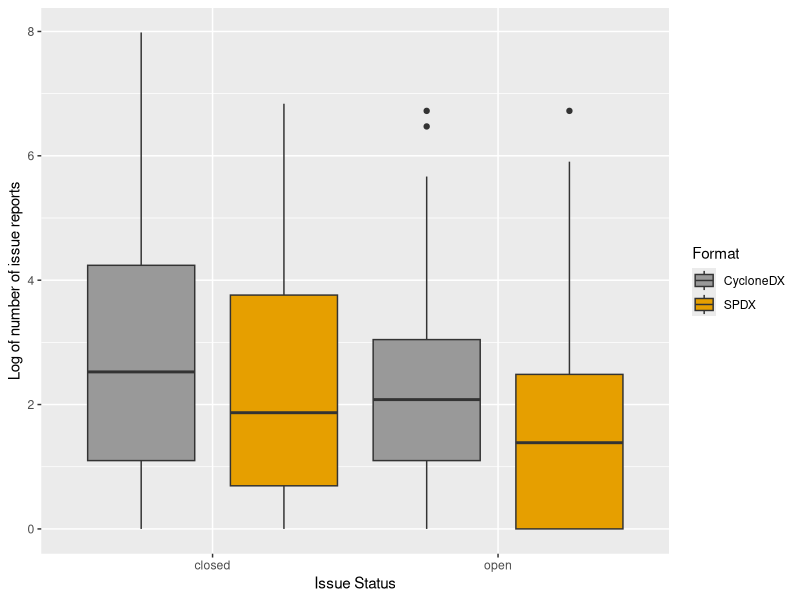
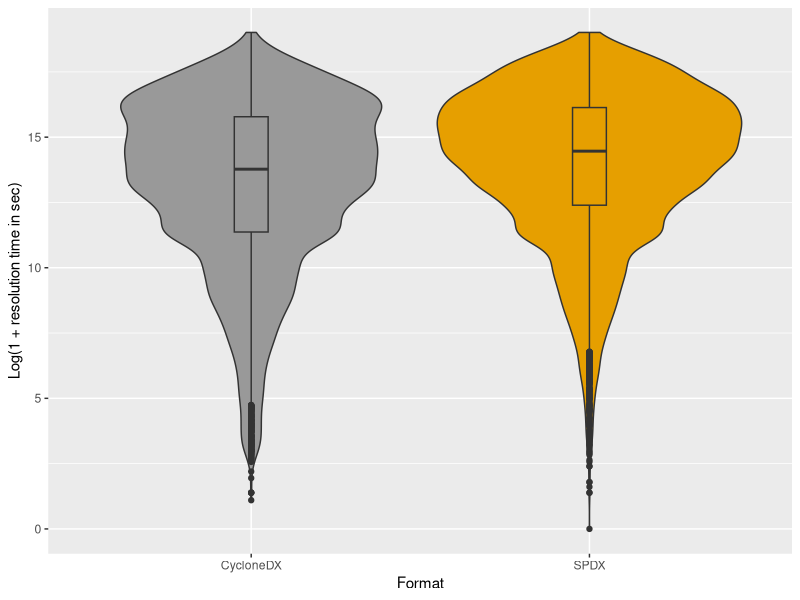
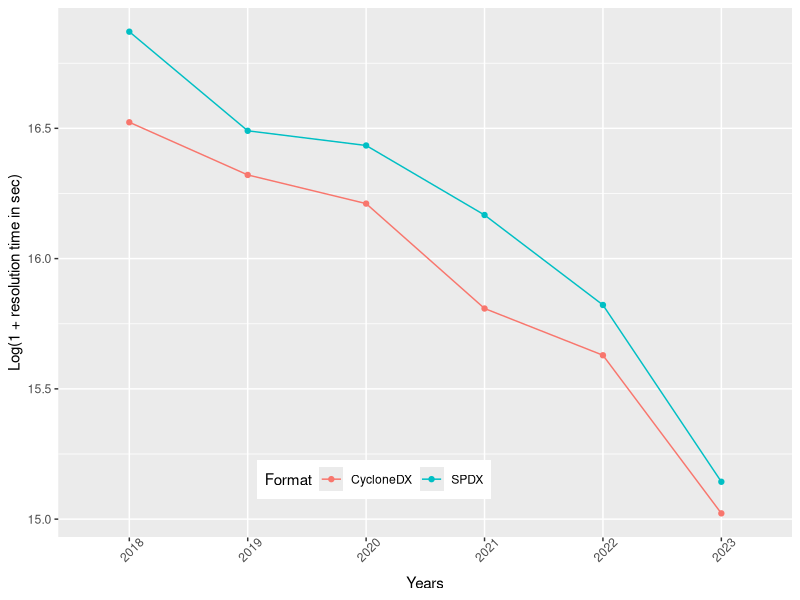
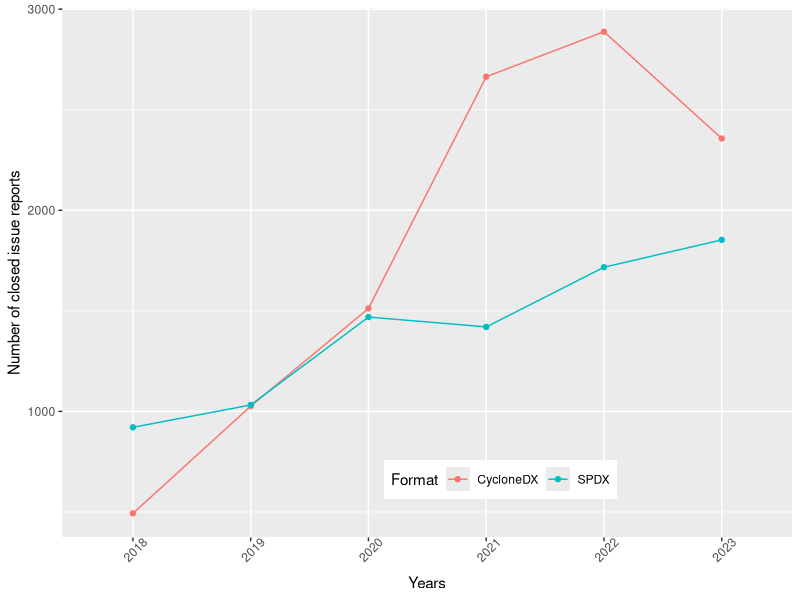

Reproduce these figures in R, in order.
# Run from the replication-package root or from RQ3-issues/.
# Requires CdxIssues_dedup.csv / SpdxIssues_dedup.csv from build_issue_categories.py:
# the raw issue files list the same issue several times because some tool repositories
# appear more than once in the tool lists, so every analysis uses distinct issues.
if (!file.exists("CdxIssues_dedup.csv") && dir.exists("RQ3-issues")) setwd("RQ3-issues")
View <- function(...) invisible(NULL)
library("dplyr")
library("tidyr")

# Analysis on all issues for comparing formats:
cdx_issues = read.csv("CdxIssues_dedup.csv")
spdx_issues = read.csv("SpdxIssues_dedup.csv")

cdx_issues <- cdx_issues %>%
  filter(cdx_issues$Year>=2018) 
View(cdx_issues)

spdx_issues <- spdx_issues %>%
  filter(spdx_issues$Year>=2018) 
View(spdx_issues)

cdx_repos <- cdx_issues %>% 
  group_by(Repo) %>% 
  summarise(n = n())
View(cdx_repos)

spdx_repos <- spdx_issues %>% 
  group_by(Repo) %>% 
  summarise(n = n())
View(spdx_repos)

df3 = data.frame(value=c(spdx_repos$n,cdx_repos$n), 
                 type=c(rep("SPDX",length(spdx_repos$n)),
                          rep("CDX",length(cdx_repos$n))))

# Subset the data for SPDX and CycloneDx types
spdx_data <- df3[df3$type == "SPDX", "value"]
cyclonedx_data <- df3[df3$type == "CDX", "value"]
  
num_groups <- 2
num_comparisons <- num_groups * (num_groups - 1) / 2
alpha <- 0.05
adjusted_alpha <- alpha / num_comparisons

# Perform Mann-Whitney U test
mwu_test <- wilcox.test(spdx_data, cyclonedx_data, conf.level = 1 - adjusted_alpha)
# Calculate Cliff's delta
# Cliff's delta = P(x > y) - P(x < y); |d| < 0.147 negligible, < 0.33 small, < 0.474 medium, else large
cliffs_delta <- function(x, y) {
    # Cliff's delta = P(x > y) - P(x < y); the Mann-Whitney statistic W counts ties as 1/2
    x <- x[!is.na(x)]; y <- y[!is.na(y)]
    2 * unname(wilcox.test(x, y, exact = FALSE)$statistic) / (length(x) * length(y)) - 1
  }
delta <- cliffs_delta(spdx_data, cyclonedx_data)
cat("cliff's delta:", delta, "\n")
cat("\n")



cdx_repos <- cdx_issues %>% 
  group_by(Repo,State) %>% 
  summarise(n = n())
View(cdx_repos)

spdx_repos <- spdx_issues %>% 
  group_by(Repo,State) %>% 
  summarise(n = n())
View(spdx_repos)

df3 = data.frame(value=c(spdx_repos$n,cdx_repos$n), 
                 type=c(rep("SPDX",length(spdx_repos$n)),
                        rep("CDX",length(cdx_repos$n))),
                 state=c(spdx_repos$State,cdx_repos$State)
                 )

library(boot)
set.seed(42)
mean_fun <- function(data, indices) {
  mean(data[indices, "value"])
}
bootstrap_results <- boot(df3 %>% filter((type == "SPDX")), mean_fun, R = 1000)
boot_means <- boot.ci(bootstrap_results, type = "basic")
print(boot_means)

bootstrap_results <- boot(df3 %>% filter((type == "CDX")), mean_fun, R = 1000)
boot_means <- boot.ci(bootstrap_results, type = "basic")
print(boot_means)

View(df3[df3$type=="SPDX" & df3$state=="open",]$value)

num_groups <- 2
num_comparisons <- num_groups * (num_groups - 1) / 2
alpha <- 0.05
adjusted_alpha <- alpha / num_comparisons

# Perform Mann-Whitney U test
mwu_test <- wilcox.test(df3[df3$type=="SPDX" & df3$state=="open","value"], 
                        df3[df3$type=="CDX" & df3$state=="open","value"], 
                        conf.level = 1 - adjusted_alpha)
print(mwu_test)
delta <- cliffs_delta(df3[df3$type=="SPDX" & df3$state=="open","value"], 
                      df3[df3$type=="CDX" & df3$state=="open","value"])
cat("cliff's delta:", delta, "\n")
cat("\n")

mwu_test <- wilcox.test(df3[df3$type=="SPDX" & df3$state=="closed","value"], 
                        df3[df3$type=="CDX" & df3$state=="closed","value"], 
                        conf.level = 1 - adjusted_alpha)
print(mwu_test)
delta <- cliffs_delta(df3[df3$type=="SPDX" & df3$state=="closed","value"], 
                      df3[df3$type=="CDX" & df3$state=="closed","value"])
cat("cliff's delta:", delta, "\n")
cat("\n")


mean(df3[df3$type=="SPDX" & df3$state=="open","value"])
sd(df3[df3$type=="SPDX" & df3$state=="open","value"])
mean(df3[df3$type=="CDX" & df3$state=="open","value"])
sd(df3[df3$type=="CDX" & df3$state=="open","value"])

mean(df3[df3$type=="SPDX" & df3$state=="closed","value"])
sd(df3[df3$type=="SPDX" & df3$state=="closed","value"])
mean(df3[df3$type=="CDX" & df3$state=="closed","value"])
sd(df3[df3$type=="CDX" & df3$state=="closed","value"])

# Merging the files of spdx and cdx issues
library(dplyr)
library(ggplot2)


# Add identifier column to df1 and df2
df1 <- mutate(cdx_issues, identifier = "CycloneDX")
df2 <- mutate(spdx_issues, identifier = "SPDX")

# Concatenate the data frames vertically
df <- bind_rows(df1, df2)
View(df)

df1 <- df %>% 
  group_by(Repo,State,identifier) %>% 
  summarise(n = n())
View(df1)


plot <- ggplot(df1, aes(x=df1$State, y=log(df1$n), fill=df1$identifier)) +
  geom_boxplot(position=position_dodge(1)) +
  ylab("Log of number of issue reports") +
  xlab("Issue Status") +
  labs(fill="Format") +
  scale_fill_manual(values=c("#999999", "#E69F00")) 

pdf(file = "cdx_vs_spdx_issues.pdf",width = 8, height = 3)
plot
dev.off()


df4 <- df1 %>% 
  group_by(identifier,State) %>% 
  summarise(sd = sd(n, na.rm = TRUE))
View(df4)


#####################
#####################
#####################
#####################
### RESOLUTION TIME 
#### CALCULATION ####
#####################
#####################
#####################
#####################

# Comparing the resolve time of each of the closed issues b/w formats
df1 <- df %>% 
  filter (df$State == "closed")
View(df1)

plot <- ggplot(df1, aes(x=df1$identifier, y=log1p(df1$time_diff), fill=df1$identifier)) +
  geom_violin(position=position_dodge(1)) +
  geom_boxplot(width=0.1) +
  ylab("Log(1 + resolution time in sec)") +
  xlab("Format") +
  theme(legend.position = "none") +
  scale_fill_manual(values=c("#999999", "#E69F00")) 

pdf(file = "cdx_vs_spdx_resolve_time.pdf",width = 8, height = 3)
plot
dev.off()


df4 <- df1 %>% 
  group_by(identifier) %>% 
  summarise(sd = sd(time_diff, na.rm = TRUE))
View(df4)


time_cdx <- df1[df1$identifier == "CycloneDX", "time_diff"]
time_spdx <- df1[df1$identifier == "SPDX", "time_diff"]
p_value <- wilcox.test(time_cdx, time_spdx)$p.value
p_value
cat("cliff's delta (CycloneDX vs SPDX resolution time):", cliffs_delta(time_cdx, time_spdx), "\n")

cdx_time <- mean(df1[df1$identifier=="CycloneDX","time_diff"])
spdx_time <- mean(df1[df1$identifier=="SPDX","time_diff"])


(sd(df1[df1$identifier=="CycloneDX","time_diff"])/sd(df1[df1$identifier=="SPDX","time_diff"]))*100

cdx_time/spdx_time * 100

# ==============================================
# ==============================================
# ==============================================
# ==============================================
# ==============================================
# ==============================================
# Calculating the TREND of the past years for number of issues against resolution time.

all_issues <- df

issues_trend <- all_issues %>% 
  group_by(Year,identifier) %>% 
  filter((State == "closed")) %>%
  filter((Year != "2024")) %>%
  summarise(issues = n(), 
            avg_Resolution_Time = mean(time_diff, na.rm = TRUE))
View(issues_trend)

gathered_df <- gather(issues_trend, Key, Value, -Year, -identifier)
gathered_df$Concatenated <- paste(gathered_df$identifier, gathered_df$Key)
View(gathered_df)

plot <- ggplot(gathered_df %>% 
         filter((Key == "avg_Resolution_Time")), 
       aes(group=identifier,
           x=as.character(Year), 
           y=log(Value), 
           color=identifier)) + 
  geom_line() + geom_point() +
  ylab("Log(1 + resolution time in sec)") +
  theme(axis.text.x = element_text(angle = 45, vjust = 0.9)) +
  theme(legend.position = c(0.43, 0.11), legend.direction = "horizontal") +
  xlab("Years") +
  labs(colour="Format")

pdf(file = "cdx_vs_spdx_resolve_trend.pdf",width = 4, height = 3)
plot
dev.off()


plot <- ggplot(gathered_df %>% 
                 filter((Key == "issues")), 
               aes(group=identifier,
                   x=as.character(Year), 
                   y=(Value), 
                   color=identifier)) + 
  geom_line() + geom_point() +
  ylab("Number of closed issue reports") +
  theme(axis.text.x = element_text(angle = 45, vjust = 0.9)) +
  theme(legend.position = c(0.6, 0.11), legend.direction = "horizontal") +
  xlab("Years") +
  labs(colour="Format")


pdf(file = "cdx_vs_spdx_issues_trend.pdf",width = 4, height = 3)
plot
dev.off()
